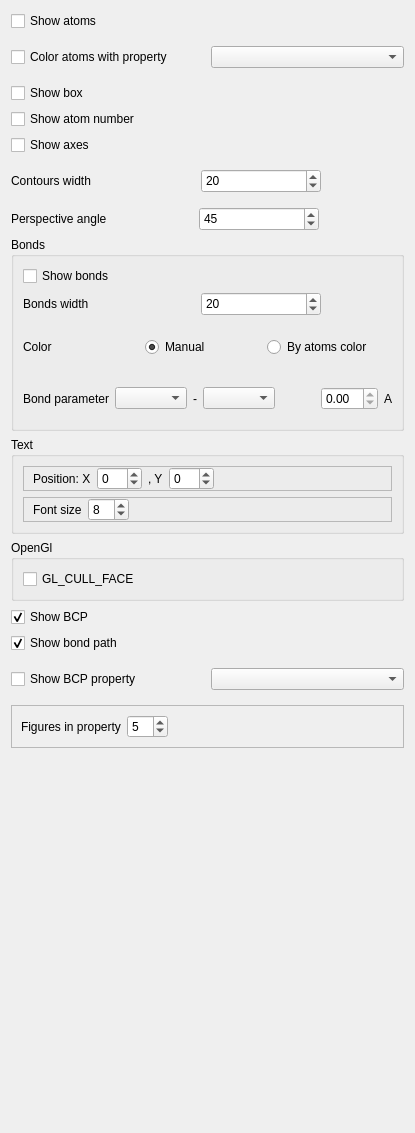
          <widget class="QWidget" name="tab_32">
           <attribute name="title">
            <string>View 3D</string>
           </attribute>
           <layout class="QVBoxLayout" name="verticalLayout_9">
            <item>
             <widget class="QCheckBox" name="FormSettingsViewCheckShowAtoms">
              <property name="enabled">
               <bool>true</bool>
              </property>
              <property name="text">
               <string>Show atoms</string>
              </property>
             </widget>
            </item>
            <item>
             <widget class="QFrame" name="frame_36">
              <property name="frameShape">
               <enum>QFrame::NoFrame</enum>
              </property>
              <property name="frameShadow">
               <enum>QFrame::Raised</enum>
              </property>
              <layout class="QHBoxLayout" name="horizontalLayout_177">
               <property name="leftMargin">
                <number>0</number>
               </property>
               <property name="rightMargin">
                <number>0</number>
               </property>
               <item>
                <widget class="QCheckBox" name="ColorAtomsProperty">
                 <property name="text">
                  <string>Color atoms with property</string>
                 </property>
                </widget>
               </item>
               <item>
                <widget class="QComboBox" name="PropertyForColorOfAtom"/>
               </item>
              </layout>
             </widget>
            </item>
            <item>
             <widget class="QCheckBox" name="FormSettingsViewCheckShowBox">
              <property name="styleSheet">
               <string notr="true"/>
              </property>
              <property name="text">
               <string>Show box</string>
              </property>
             </widget>
            </item>
            <item>
             <widget class="QCheckBox" name="FormSettingsViewCheckShowAtomNumber">
              <property name="enabled">
               <bool>true</bool>
              </property>
              <property name="text">
               <string>Show atom number</string>
              </property>
             </widget>
            </item>
            <item>
             <widget class="QCheckBox" name="FormSettingsViewCheckShowAxes">
              <property name="text">
               <string>Show axes</string>
              </property>
             </widget>
            </item>
            <item>
             <widget class="QFrame" name="frame_70">
              <property name="minimumSize">
               <size>
                <width>0</width>
                <height>40</height>
               </size>
              </property>
              <property name="frameShape">
               <enum>QFrame::NoFrame</enum>
              </property>
              <property name="frameShadow">
               <enum>QFrame::Raised</enum>
              </property>
              <layout class="QHBoxLayout" name="horizontalLayout_62">
               <property name="leftMargin">
                <number>0</number>
               </property>
               <property name="topMargin">
                <number>0</number>
               </property>
               <property name="rightMargin">
                <number>0</number>
               </property>
               <property name="bottomMargin">
                <number>0</number>
               </property>
               <item>
                <widget class="QLabel" name="label_43">
                 <property name="minimumSize">
                  <size>
                   <width>100</width>
                   <height>0</height>
                  </size>
                 </property>
                 <property name="text">
                  <string>Contours width</string>
                 </property>
                </widget>
               </item>
               <item>
                <spacer name="horizontalSpacer_55">
                 <property name="orientation">
                  <enum>Qt::Horizontal</enum>
                 </property>
                 <property name="sizeHint" stdset="0">
                  <size>
                   <width>40</width>
                   <height>20</height>
                  </size>
                 </property>
                </spacer>
               </item>
               <item>
                <widget class="QSpinBox" name="FormSettingsViewSpinContourWidth">
                 <property name="minimumSize">
                  <size>
                   <width>120</width>
                   <height>24</height>
                  </size>
                 </property>
                 <property name="maximumSize">
                  <size>
                   <width>120</width>
                   <height>24</height>
                  </size>
                 </property>
                 <property name="value">
                  <number>20</number>
                 </property>
                </widget>
               </item>
               <item>
                <spacer name="horizontalSpacer_31">
                 <property name="orientation">
                  <enum>Qt::Horizontal</enum>
                 </property>
                 <property name="sizeHint" stdset="0">
                  <size>
                   <width>40</width>
                   <height>20</height>
                  </size>
                 </property>
                </spacer>
               </item>
              </layout>
             </widget>
            </item>
            <item>
             <widget class="QFrame" name="frame_131">
              <property name="minimumSize">
               <size>
                <width>0</width>
                <height>0</height>
               </size>
              </property>
              <property name="frameShape">
               <enum>QFrame::NoFrame</enum>
              </property>
              <property name="frameShadow">
               <enum>QFrame::Raised</enum>
              </property>
              <layout class="QHBoxLayout" name="horizontalLayout_100">
               <property name="leftMargin">
                <number>0</number>
               </property>
               <property name="topMargin">
                <number>0</number>
               </property>
               <property name="rightMargin">
                <number>0</number>
               </property>
               <property name="bottomMargin">
                <number>0</number>
               </property>
               <item>
                <widget class="QLabel" name="label_105">
                 <property name="text">
                  <string>Perspective angle</string>
                 </property>
                </widget>
               </item>
               <item>
                <spacer name="horizontalSpacer_113">
                 <property name="orientation">
                  <enum>Qt::Horizontal</enum>
                 </property>
                 <property name="sizeHint" stdset="0">
                  <size>
                   <width>61</width>
                   <height>20</height>
                  </size>
                 </property>
                </spacer>
               </item>
               <item>
                <widget class="QSpinBox" name="spin_perspective_angle">
                 <property name="minimumSize">
                  <size>
                   <width>120</width>
                   <height>24</height>
                  </size>
                 </property>
                 <property name="maximumSize">
                  <size>
                   <width>120</width>
                   <height>24</height>
                  </size>
                 </property>
                 <property name="maximum">
                  <number>90</number>
                 </property>
                 <property name="value">
                  <number>45</number>
                 </property>
                </widget>
               </item>
               <item>
                <spacer name="horizontalSpacer_112">
                 <property name="orientation">
                  <enum>Qt::Horizontal</enum>
                 </property>
                 <property name="sizeHint" stdset="0">
                  <size>
                   <width>61</width>
                   <height>20</height>
                  </size>
                 </property>
                </spacer>
               </item>
              </layout>
             </widget>
            </item>
            <item>
             <widget class="QGroupBox" name="groupBox">
              <property name="minimumSize">
               <size>
                <width>0</width>
                <height>0</height>
               </size>
              </property>
              <property name="title">
               <string>Bonds</string>
              </property>
              <layout class="QVBoxLayout" name="verticalLayout_68">
               <item>
                <widget class="QCheckBox" name="FormSettingsViewCheckShowBonds">
                 <property name="text">
                  <string>Show bonds</string>
                 </property>
                </widget>
               </item>
               <item>
                <widget class="QFrame" name="frame_68">
                 <property name="minimumSize">
                  <size>
                   <width>200</width>
                   <height>0</height>
                  </size>
                 </property>
                 <property name="frameShape">
                  <enum>QFrame::NoFrame</enum>
                 </property>
                 <property name="frameShadow">
                  <enum>QFrame::Raised</enum>
                 </property>
                 <layout class="QHBoxLayout" name="horizontalLayout_60">
                  <property name="leftMargin">
                   <number>0</number>
                  </property>
                  <property name="topMargin">
                   <number>0</number>
                  </property>
                  <property name="rightMargin">
                   <number>0</number>
                  </property>
                  <property name="bottomMargin">
                   <number>0</number>
                  </property>
                  <item>
                   <widget class="QLabel" name="label_22">
                    <property name="minimumSize">
                     <size>
                      <width>100</width>
                      <height>0</height>
                     </size>
                    </property>
                    <property name="text">
                     <string>Bonds width</string>
                    </property>
                   </widget>
                  </item>
                  <item>
                   <spacer name="horizontalSpacer_54">
                    <property name="orientation">
                     <enum>Qt::Horizontal</enum>
                    </property>
                    <property name="sizeHint" stdset="0">
                     <size>
                      <width>40</width>
                      <height>20</height>
                     </size>
                    </property>
                   </spacer>
                  </item>
                  <item>
                   <widget class="QSpinBox" name="FormSettingsViewSpinBondWidth">
                    <property name="minimumSize">
                     <size>
                      <width>120</width>
                      <height>24</height>
                     </size>
                    </property>
                    <property name="maximumSize">
                     <size>
                      <width>120</width>
                      <height>24</height>
                     </size>
                    </property>
                    <property name="value">
                     <number>20</number>
                    </property>
                   </widget>
                  </item>
                  <item>
                   <spacer name="horizontalSpacer_30">
                    <property name="orientation">
                     <enum>Qt::Horizontal</enum>
                    </property>
                    <property name="sizeHint" stdset="0">
                     <size>
                      <width>40</width>
                      <height>20</height>
                     </size>
                    </property>
                   </spacer>
                  </item>
                 </layout>
                </widget>
               </item>
               <item>
                <widget class="QFrame" name="frame_114">
                 <property name="minimumSize">
                  <size>
                   <width>0</width>
                   <height>50</height>
                  </size>
                 </property>
                 <property name="frameShape">
                  <enum>QFrame::NoFrame</enum>
                 </property>
                 <property name="frameShadow">
                  <enum>QFrame::Raised</enum>
                 </property>
                 <layout class="QHBoxLayout" name="horizontalLayout_116">
                  <property name="leftMargin">
                   <number>0</number>
                  </property>
                  <item>
                   <widget class="QLabel" name="label_83">
                    <property name="minimumSize">
                     <size>
                      <width>100</width>
                      <height>0</height>
                     </size>
                    </property>
                    <property name="text">
                     <string>Color</string>
                    </property>
                   </widget>
                  </item>
                  <item>
                   <widget class="QRadioButton" name="FormSettingsViewRadioColorBondsManual">
                    <property name="text">
                     <string>Manual</string>
                    </property>
                    <property name="checked">
                     <bool>true</bool>
                    </property>
                   </widget>
                  </item>
                  <item>
                   <widget class="QRadioButton" name="FormSettingsViewRadioColorBondsByAtoms">
                    <property name="text">
                     <string>By atoms color</string>
                    </property>
                   </widget>
                  </item>
                 </layout>
                </widget>
               </item>
               <item>
                <widget class="QFrame" name="frame_106">
                 <property name="frameShape">
                  <enum>QFrame::NoFrame</enum>
                 </property>
                 <property name="frameShadow">
                  <enum>QFrame::Raised</enum>
                 </property>
                 <layout class="QHBoxLayout" name="horizontalLayout_110">
                  <property name="leftMargin">
                   <number>0</number>
                  </property>
                  <property name="rightMargin">
                   <number>0</number>
                  </property>
                  <item>
                   <widget class="QLabel" name="label_2">
                    <property name="text">
                     <string>Bond parameter</string>
                    </property>
                   </widget>
                  </item>
                  <item>
                   <widget class="QComboBox" name="FormAtomsList1"/>
                  </item>
                  <item>
                   <widget class="QLabel" name="label_31">
                    <property name="text">
                     <string>-</string>
                    </property>
                   </widget>
                  </item>
                  <item>
                   <widget class="QComboBox" name="FormAtomsList2"/>
                  </item>
                  <item>
                   <spacer name="horizontalSpacer_76">
                    <property name="orientation">
                     <enum>Qt::Horizontal</enum>
                    </property>
                    <property name="sizeHint" stdset="0">
                     <size>
                      <width>40</width>
                      <height>20</height>
                     </size>
                    </property>
                   </spacer>
                  </item>
                  <item>
                   <widget class="QDoubleSpinBox" name="FormBondLenSpinBox">
                    <property name="readOnly">
                     <bool>true</bool>
                    </property>
                   </widget>
                  </item>
                  <item>
                   <widget class="QLabel" name="label_30">
                    <property name="text">
                     <string>A</string>
                    </property>
                   </widget>
                  </item>
                 </layout>
                </widget>
               </item>
              </layout>
             </widget>
            </item>
            <item>
             <widget class="QGroupBox" name="groupBox_29">
              <property name="minimumSize">
               <size>
                <width>0</width>
                <height>0</height>
               </size>
              </property>
              <property name="title">
               <string>Text</string>
              </property>
              <layout class="QVBoxLayout" name="verticalLayout_107">
               <item>
                <widget class="QFrame" name="frame_165">
                 <property name="frameShape">
                  <enum>QFrame::StyledPanel</enum>
                 </property>
                 <property name="frameShadow">
                  <enum>QFrame::Raised</enum>
                 </property>
                 <layout class="QHBoxLayout" name="horizontalLayout_179">
                  <property name="topMargin">
                   <number>0</number>
                  </property>
                  <property name="bottomMargin">
                   <number>0</number>
                  </property>
                  <item>
                   <widget class="QLabel" name="label_132">
                    <property name="text">
                     <string>Position: X</string>
                    </property>
                   </widget>
                  </item>
                  <item>
                   <widget class="QSpinBox" name="property_shift_x">
                    <property name="minimum">
                     <number>-99</number>
                    </property>
                   </widget>
                  </item>
                  <item>
                   <widget class="QLabel" name="label_133">
                    <property name="text">
                     <string>, Y</string>
                    </property>
                   </widget>
                  </item>
                  <item>
                   <widget class="QSpinBox" name="property_shift_y">
                    <property name="minimum">
                     <number>-99</number>
                    </property>
                   </widget>
                  </item>
                  <item>
                   <spacer name="horizontalSpacer_125">
                    <property name="orientation">
                     <enum>Qt::Horizontal</enum>
                    </property>
                    <property name="sizeHint" stdset="0">
                     <size>
                      <width>126</width>
                      <height>20</height>
                     </size>
                    </property>
                   </spacer>
                  </item>
                 </layout>
                </widget>
               </item>
               <item>
                <widget class="QFrame" name="frame_164">
                 <property name="minimumSize">
                  <size>
                   <width>0</width>
                   <height>0</height>
                  </size>
                 </property>
                 <property name="frameShape">
                  <enum>QFrame::StyledPanel</enum>
                 </property>
                 <property name="frameShadow">
                  <enum>QFrame::Raised</enum>
                 </property>
                 <layout class="QHBoxLayout" name="horizontalLayout_180">
                  <property name="topMargin">
                   <number>0</number>
                  </property>
                  <property name="bottomMargin">
                   <number>0</number>
                  </property>
                  <item>
                   <widget class="QLabel" name="label_90">
                    <property name="text">
                     <string>Font size</string>
                    </property>
                   </widget>
                  </item>
                  <item>
                   <widget class="QSpinBox" name="font_size_3d">
                    <property name="value">
                     <number>8</number>
                    </property>
                   </widget>
                  </item>
                  <item>
                   <spacer name="horizontalSpacer_83">
                    <property name="orientation">
                     <enum>Qt::Horizontal</enum>
                    </property>
                    <property name="sizeHint" stdset="0">
                     <size>
                      <width>239</width>
                      <height>20</height>
                     </size>
                    </property>
                   </spacer>
                  </item>
                 </layout>
                </widget>
               </item>
              </layout>
             </widget>
            </item>
            <item>
             <widget class="QGroupBox" name="groupBox_34">
              <property name="minimumSize">
               <size>
                <width>0</width>
                <height>0</height>
               </size>
              </property>
              <property name="title">
               <string>OpenGl</string>
              </property>
              <layout class="QHBoxLayout" name="horizontalLayout_163">
               <item>
                <widget class="QCheckBox" name="OpenGL_GL_CULL_FACE">
                 <property name="enabled">
                  <bool>true</bool>
                 </property>
                 <property name="text">
                  <string>GL_CULL_FACE</string>
                 </property>
                </widget>
               </item>
              </layout>
             </widget>
            </item>
            <item>
             <widget class="QCheckBox" name="show_bcp">
              <property name="text">
               <string>Show BCP</string>
              </property>
              <property name="checked">
               <bool>true</bool>
              </property>
             </widget>
            </item>
            <item>
             <widget class="QCheckBox" name="show_bond_path">
              <property name="text">
               <string>Show bond path</string>
              </property>
              <property name="checked">
               <bool>true</bool>
              </property>
             </widget>
            </item>
            <item>
             <widget class="QFrame" name="frame_160">
              <property name="frameShape">
               <enum>QFrame::NoFrame</enum>
              </property>
              <property name="frameShadow">
               <enum>QFrame::Raised</enum>
              </property>
              <layout class="QHBoxLayout" name="horizontalLayout_178">
               <property name="leftMargin">
                <number>0</number>
               </property>
               <property name="rightMargin">
                <number>0</number>
               </property>
               <item>
                <widget class="QCheckBox" name="show_bcp_text">
                 <property name="text">
                  <string>Show BCP property</string>
                 </property>
                </widget>
               </item>
               <item>
                <widget class="QComboBox" name="PropertyForBCPtext"/>
               </item>
              </layout>
             </widget>
            </item>
            <item>
             <widget class="QFrame" name="frame_119">
              <property name="frameShape">
               <enum>QFrame::StyledPanel</enum>
              </property>
              <property name="frameShadow">
               <enum>QFrame::Raised</enum>
              </property>
              <layout class="QHBoxLayout" name="horizontalLayout_122">
               <item>
                <widget class="QLabel" name="label_81">
                 <property name="text">
                  <string>Figures in property</string>
                 </property>
                </widget>
               </item>
               <item>
                <widget class="QSpinBox" name="property_precision">
                 <property name="value">
                  <number>5</number>
                 </property>
                </widget>
               </item>
               <item>
                <spacer name="horizontalSpacer_82">
                 <property name="orientation">
                  <enum>Qt::Horizontal</enum>
                 </property>
                 <property name="sizeHint" stdset="0">
                  <size>
                   <width>182</width>
                   <height>20</height>
                  </size>
                 </property>
                </spacer>
               </item>
              </layout>
             </widget>
            </item>
            <item>
             <spacer name="verticalSpacer_9">
              <property name="orientation">
               <enum>Qt::Vertical</enum>
              </property>
              <property name="sizeHint" stdset="0">
               <size>
                <width>20</width>
                <height>374</height>
               </size>
              </property>
             </spacer>
            </item>
           </layout>
          </widget>
